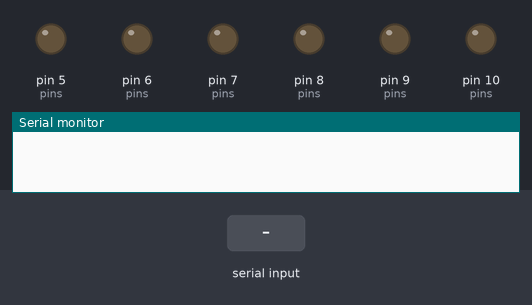
Bench run of a sketch on a simulated Arduino Uno, built with avr-gcc and run on an emulated ATmega328P. Shown: output pins drawn as LEDs (lit = HIGH), the last lines printed to the serial monitor. Inputs (shaded band) come from the test bench.

Above: at 1.2 s.
1.3 s: "90 45\n" received over Serial
At 1.58 s:
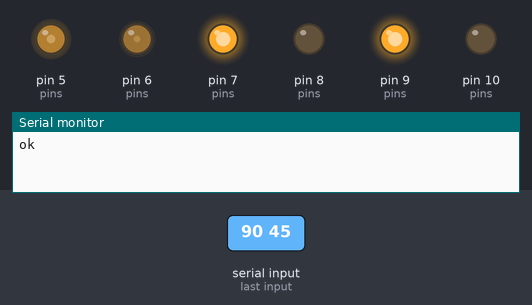
3.2 s: "-\n" received over Serial
4.7 s: "P90\n" received over Serial
Timing chart, 0 to 7.7 s (numbered marks = the images above; inputs shaded):
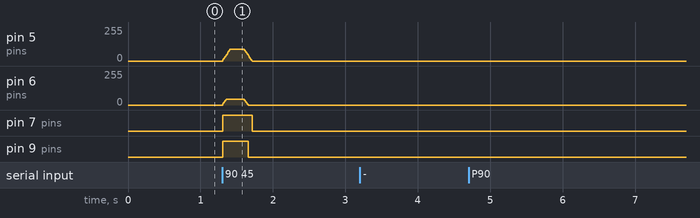

The sketch:

rover.ino
```cpp
// The rover's two DC motors, driven over USB serial by the Jetson (core/xray/rover.py): L298N + Arduino Uno.
//
// Wiring (change the pin numbers below if yours differ):
//   L298N ENA -> D5 (PWM)   IN1 -> D7   IN2 -> D8     left motor on OUT1 / OUT2
//   L298N ENB -> D6 (PWM)   IN3 -> D9   IN4 -> D10    right motor on OUT3 / OUT4
//   L298N GND -> Arduino GND (a common ground is required); battery + -> L298N +12V, battery - -> L298N GND
//   Take the jumpers off ENA and ENB: with them on, the motors only run at full speed. The 5V-EN jumper stays on,
//   the L298N 5V terminal unconnected. Clamp the motor wires firmly in the OUT terminals (strip 5-7 mm).
//   The Uno itself is powered by the Jetson's USB. A ~9 V pack leaves the TT motors ~7 V (the L298N drops ~2 V).
//   A wheel turning the wrong way: swap that motor's two wires (or set INVERT_ below).
//
// Commands, one per line at 115200 baud:
//   <left> <right>     wheel speeds -255..255, positive = forward (the format of the earlier firmware too)
//   M <left> <right>   the same                                       -> "ok"
//   S                  stop now (no ramp)                             -> "ok"
//   P                  ping                                           -> "pong"
// Safety: with no command for 300 ms both motors stop (the Jetson resends every 100 ms while driving), so the
// rover stops if the Jetson crashes or the cable comes out. Speeds ramp by at most RAMP per 10 ms, so starting
// and stopping never jolt the phone mast.

const int ENA = 5, IN1 = 7, IN2 = 8;                   // left motor
const int ENB = 6, IN3 = 9, IN4 = 10;                  // right motor
const bool INVERT_LEFT = false, INVERT_RIGHT = false;  // set true if that wheel turns backwards on "140 140"
const int RAMP = 8;                                    // PWM steps per 10 ms (0 -> 160 in 0.2 s)
const unsigned long WATCHDOG_MS = 300;

int targetL = 0, targetR = 0, curL = 0, curR = 0;
unsigned long lastCmd = 0, lastStep = 0;
char line[40];
byte len = 0;

void setMotor(int en, int a, int b, int speed, bool invert) {
  if (invert) speed = -speed;
  digitalWrite(a, speed > 0 ? HIGH : LOW);
  digitalWrite(b, speed < 0 ? HIGH : LOW);
  analogWrite(en, abs(speed));
}

int approach(int cur, int target) {
  if (cur < target) return min(cur + RAMP, target);
  if (cur > target) return max(cur - RAMP, target);
  return cur;
}

void handle(char *s) {
  if (s[0] == 'M' || s[0] == '-' || (s[0] >= '0' && s[0] <= '9')) {
    int l, r;
    if (sscanf(s[0] == 'M' ? s + 1 : s, "%d %d", &l, &r) == 2) {
      targetL = constrain(l, -255, 255);
      targetR = constrain(r, -255, 255);
      lastCmd = millis();
      Serial.println("ok");
    } else {
      Serial.println("err");
    }
  } else if (s[0] == 'S') {
    targetL = targetR = curL = curR = 0;
    setMotor(ENA, IN1, IN2, 0, INVERT_LEFT);
    setMotor(ENB, IN3, IN4, 0, INVERT_RIGHT);
    lastCmd = millis();
    Serial.println("ok");
  } else if (s[0] == 'P') {
    Serial.println("pong");
  } else if (s[0]) {
    Serial.println("err");
  }
}

void setup() {
  int pins[] = {ENA, IN1, IN2, ENB, IN3, IN4};
  for (int p : pins) {
    pinMode(p, OUTPUT);
    digitalWrite(p, LOW);
  }
  Serial.begin(115200);
}

void loop() {
  while (Serial.available()) {
    char c = Serial.read();
    if (c == '\n' || c == '\r') {
      line[len] = 0;
      if (len) handle(line);
      len = 0;
    } else if (len < sizeof(line) - 1) {
      line[len++] = c;
    }
  }
  unsigned long now = millis();
  if (now - lastStep >= 10) {
    lastStep = now;
    if (now - lastCmd > WATCHDOG_MS) targetL = targetR = 0;   // no news from the Jetson: stop
    curL = approach(curL, targetL);
    curR = approach(curR, targetR);
    setMotor(ENA, IN1, IN2, curL, INVERT_LEFT);
    setMotor(ENB, IN3, IN4, curR, INVERT_RIGHT);
  }
}
```

Measured:
- after the input at 1.3 s, pin 5 (pins): rises from 0/255 to 90/255 in 0.11 s, then falls to 0/255 in 0.30 s; pin 6 (pins): rises from 0/255 to 45/255 in 0.05 s, then falls to 0/255 in 0.30 s; pin 7 (pins): LOW → HIGH at once, → LOW 0.41 s later; pin 9 (pins): LOW → HIGH at once, → LOW 0.35 s later
